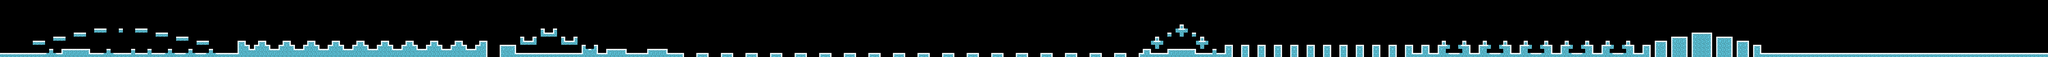

This game map was drawn from its Tiled (.tmx) file and the tilesets committed beside it. A one-line description and the trimmed map source follow:
An orthogonal 500x14 tile map with 16x16 px tiles, 1 tile layer (ground) and 191 objects (27x spike, 13x iceGoblin, 2x collider, 2x chocolate, player, ...).

<map version="1.4" tiledversion="1.4.2" orientation="orthogonal" renderorder="right-down" width="500" height="14" tilewidth="16" tileheight="16" infinite="0" nextlayerid="7" nextobjectid="192">
 <editorsettings>
  <export target="../levels/6.lua" format="lua" />
 </editorsettings>
 <tileset firstgid="1" name="tileset" tilewidth="16" tileheight="16" tilecount="36" columns="9">
  <image source="../../../graphics/tileset.png" width="144" height="64" />
 </tileset>
 <layer id="2" name="ground" width="500" height="14">
  <data>[7000 cells, 840 non-empty, 9 distinct tile ids]</data>
 </layer>
 <objectgroup color="#ff0000" id="6" name="entity" visible="0">
  <object id="142" name="Player" type="player" x="16" y="176" width="16" height="16" />
  <object id="146" name="Ice Goblin" type="iceGoblin" x="2048" y="192" width="16" height="16">
   <ellipse />
  </object>
  <object id="147" name="Ice Goblin" type="iceGoblin" x="2160" y="192" width="16" height="16">
   <ellipse />
  </object>
  <object id="157" name="Ice Goblin" type="iceGoblin" x="368" y="192" width="16" height="16">
   <ellipse />
  </object>
  <object id="158" name="Ice Goblin" type="iceGoblin" x="7856" y="192" width="16" height="16">
   <ellipse />
  </object>
  <object id="159" name="Ice Goblin" type="iceGoblin" x="6928" y="192" width="16" height="16">
   <ellipse />
  </object>
  <object id="178" name="Ice Goblin" type="iceGoblin" x="7424" y="192" width="16" height="16">
   <ellipse />
  </object>
  <object id="179" name="Ice Goblin" type="iceGoblin" x="7504" y="192" width="16" height="16">
   <ellipse />
  </object>
  <object id="180" name="Ice Goblin" type="iceGoblin" x="464" y="192" width="16" height="16">
   <ellipse />
  </object>
  <object id="181" name="Ice Goblin" type="iceGoblin" x="544" y="192" width="16" height="16">
   <ellipse />
  </object>
  <object id="182" name="Ice Goblin" type="iceGoblin" x="608" y="192" width="16" height="16">
   <ellipse />
  </object>
  <object id="183" name="Ice Goblin" type="iceGoblin" x="688" y="192" width="16" height="16">
   <ellipse />
  </object>
  <object id="184" name="Ice Goblin" type="iceGoblin" x="768" y="192" width="16" height="16">
   <ellipse />
  </object>
  <object id="185" name="Ice" type="ice" x="2464" y="192" width="16" height="16">
   <ellipse />
  </object>
  <object id="186" name="Ice Goblin" type="iceGoblin" x="4608" y="176" width="16" height="16">
   <ellipse />
  </object>
 </objectgroup>
 <objectgroup color="#00aa00" id="4" name="object" visible="0">
  <object id="145" name="Flag" type="flag" x="7968" y="176" width="16" height="16" />
  <object id="148" name="Spike" type="spike" x="1728" y="176" width="16" height="16" />
  <object id="149" name="Spike" type="spike" x="1824" y="176" width="16" height="16" />
  <object id="150" name="Spike" type="spike" x="1632" y="176" width="16" height="16" />
  <object id="151" name="Spike" type="spike" x="1536" y="176" width="16" height="16" />
  <object id="152" name="Spike" type="spike" x="1440" y="176" width="16" height="16" />
  <object id="153" name="Spike" type="spike" x="1344" y="176" width="16" height="16" />
  <object id="154" name="Spike" type="spike" x="1248" y="176" width="16" height="16" />
  <object id="155" name="Spike" type="spike" x="1152" y="176" width="16" height="16" />
  <object id="156" name="Spike" type="spike" x="1056" y="176" width="16" height="16" />
  <object id="160" name="Spike" type="spike" x="7056" y="192" width="16" height="16" />
  <object id="161" name="Spike" type="spike" x="7072" y="192" width="16" height="16" />
  <object id="162" name="Spike" type="spike" x="7120" y="192" width="16" height="16" />
  <object id="163" name="Spike" type="spike" x="7136" y="192" width="16" height="16" />
  <object id="164" name="Spike" type="spike" x="7184" y="192" width="16" height="16" />
  <object id="165" name="Spike" type="spike" x="7200" y="192" width="16" height="16" />
  <object id="166" name="Spike" type="spike" x="7248" y="192" width="16" height="16" />
  <object id="167" name="Spike" type="spike" x="7264" y="192" width="16" height="16" />
  <object id="168" name="Spike" type="spike" x="7312" y="192" width="16" height="16" />
  <object id="169" name="Spike" type="spike" x="7328" y="192" width="16" height="16" />
  <object id="170" name="Spike" type="spike" x="7568" y="192" width="16" height="16" />
  <object id="171" name="Spike" type="spike" x="7584" y="192" width="16" height="16" />
  <object id="172" name="Spike" type="spike" x="7632" y="192" width="16" height="16" />
  <object id="173" name="Spike" type="spike" x="7648" y="192" width="16" height="16" />
  <object id="174" name="Spike" type="spike" x="7696" y="192" width="16" height="16" />
  <object id="175" name="Spike" type="spike" x="7712" y="192" width="16" height="16" />
  <object id="176" name="Spike" type="spike" x="7760" y="192" width="16" height="16" />
  <object id="177" name="Spike" type="spike" x="7776" y="192" width="16" height="16" />
  <object id="187" name="Enemy Collider" type="collider" x="4671" y="175.333" width="1" height="17" />
  <object id="188" name="Enemy Collider" type="collider" x="4560" y="176" width="1" height="16" />
 </objectgroup>
 <objectgroup id="5" name="powerup" visible="0">
  <object id="189" name="Chocolate" type="chocolate" x="864" y="192" width="16" height="16" />
  <object id="190" name="Straw Berry" type="strawberry" x="4608" y="80" width="16" height="16" />
  <object id="191" name="Chocolate" type="chocolate" x="6640" y="96" width="16" height="16" />
 </objectgroup>
 <objectgroup color="#000000" id="3" name="solid" visible="0">
  <object id="1" x="0" y="208" width="928" height="16">
   <properties>
    <property name="collidable" type="bool" value="true" />
   </properties>
  </object>
  <object id="2" x="128" y="160" width="48" height="16">
   <properties>
    <property name="collidable" type="bool" value="true" />
   </properties>
  </object>
  <object id="3" x="208" y="144" width="48" height="16">
   <properties>
    <property name="collidable" type="bool" value="true" />
   </properties>
  </object>
  <object id="4" x="192" y="192" width="16" height="16">
   <properties>
    <property name="collidable" type="bool" value="true" />
   </properties>
  </object>
  <object id="5" x="288" y="128" width="48" height="16">
   <properties>
    <property name="collidable" type="bool" value="true" />
   </properties>
  </object>
  <object id="6" x="240" y="192" width="112" height="16">
   <properties>
    <property name="collidable" type="bool" value="true" />
   </properties>
  </object>
  <object id="7" x="368" y="112" width="48" height="16">
   <properties>
    <property name="collidable" type="bool" value="true" />
   </properties>
  </object>
  <object id="8" x="464" y="112" width="16" height="16">
   <properties>
    <property name="collidable" type="bool" value="true" />
   </properties>
  </object>
  <object id="9" x="416" y="192" width="16" height="16">
   <properties>
    <property name="collidable" type="bool" value="true" />
   </properties>
  </object>
  <object id="10" x="528" y="112" width="48" height="16">
   <properties>
    <property name="collidable" type="bool" value="true" />
   </properties>
  </object>
  <object id="11" x="512" y="192" width="16" height="16">
   <properties>
    <property name="collidable" type="bool" value="true" />
   </properties>
  </object>
  <object id="12" x="576" y="192" width="16" height="16">
   <properties>
    <property name="collidable" type="bool" value="true" />
   </properties>
  </object>
  </objectgroup>
</map>
<!-- 131 of 191 objects omitted -->
